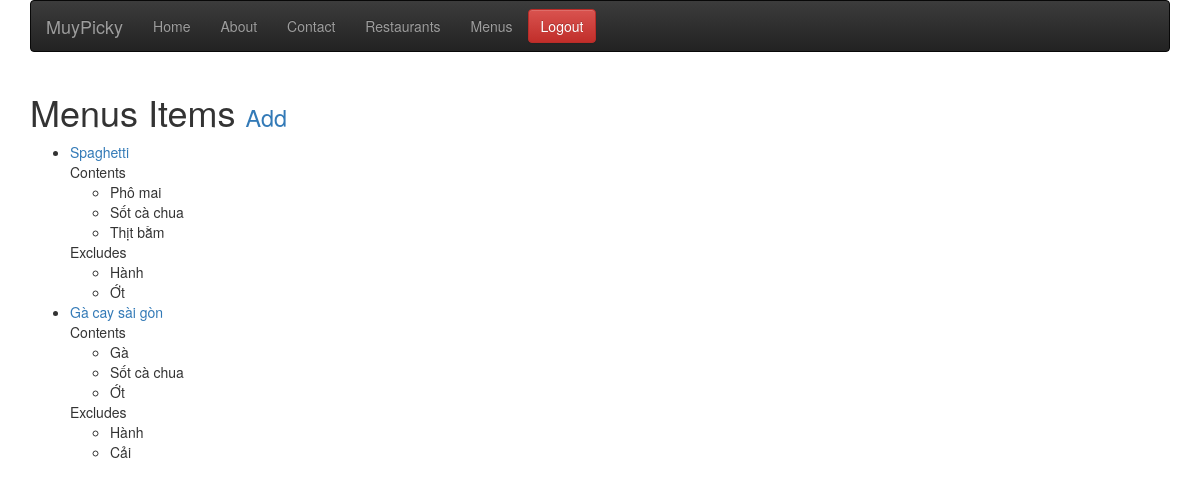
The app's page /items/ (signed in), older data.
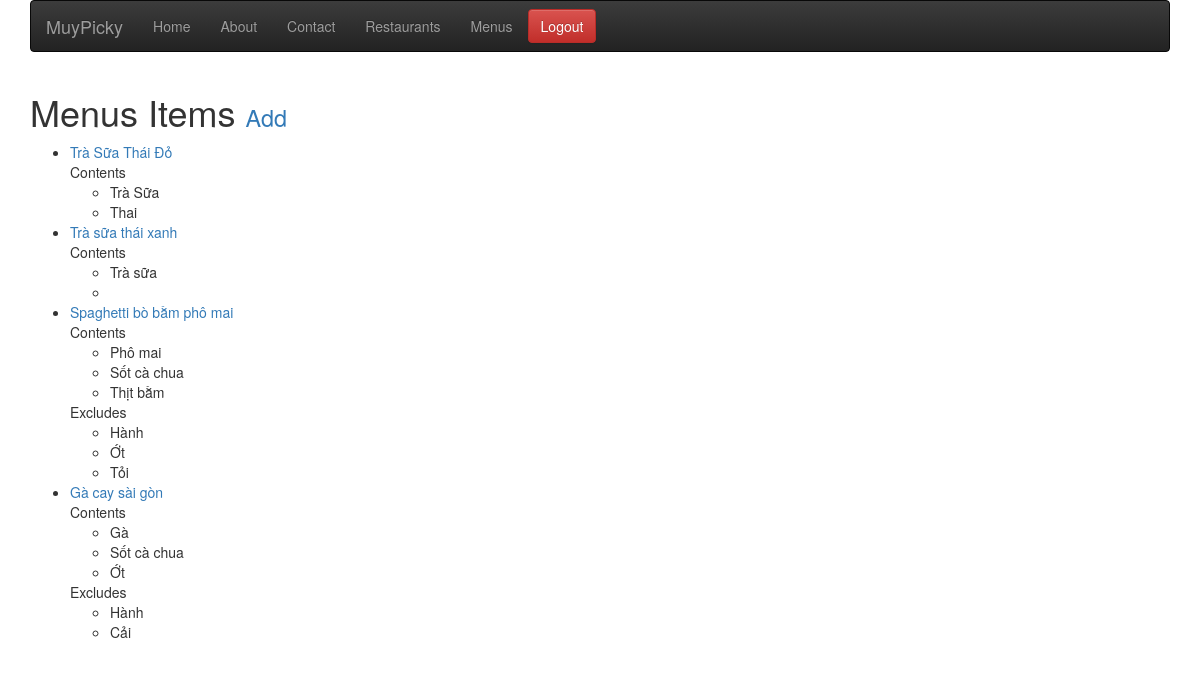
The same page, newer data.
### menus/models.py (models this page shows, shortened)
class Item(models.Model):
    user        = models.ForeignKey(settings.AUTH_USER_MODEL)
    restaurant  = models.ForeignKey(RestaurantLocation)
    name        = models.CharField(max_length=120)
    contents    = models.TextField(help_text='Seperate each item by comma')
    excludes    = models.TextField(blank=True, null=True, help_text='Seperate each item by comma')
    public      = models.BooleanField(default=True)
    timestamp   = models.DateTimeField(auto_now_add=True)
    updated     = models.DateTimeField(auto_now=True)
    class Meta:
        ordering = ['-updated', '-timestamp'] #item.objects.all()
    def get_contents(self):
        return self.contents.split(",")
    def get_excludes(self):
        return self.excludes.split(",")
    def get_absolute_url(self):
        return reverse('menus:detail', kwargs={'pk': self.pk})

### menus/views.py (the view)
class ItemListView(LoginRequiredMixin, ListView):
    def get_queryset(self):
        return Item.objects.filter(user = self.request.user)

### menus/templates/menus/item_list.html (shortened to what this page needs)
{% extends "base.html" %}
{% block content %}
<h1>Menus Items <small><a href='{% url "menus:create" %}'>Add</a></small></h1>
<ul>
        {% for obj in object_list  %}
            <li><a href='{{ obj.get_absolute_url }}'>{{obj.name}}</a><br/>
                {% if obj.contents %}
                    Contents
                    <ul>
                        {% for item in obj.get_contents  %}
                        <li>{{item}}</li>
                        {% endfor %}
                    </ul>
                {% endif %}
                {% if obj.excludes %}
                    Excludes
                    <ul>
                        {% for item in obj.get_excludes  %}
                        <li>{{item}}</li>
                        {% endfor %}
                    </ul>
                {% endif %}
            </li>
            {%empty%}
            <li><a href='{% url "menus:create" %}'>Add new Item</a></li>
        {% endfor %}
</ul>
{% endblock content %}

### templates/base.html (shortened to what this page needs)
<!DOCTYPE html>
<html lang="en">
<head>
    {% include "snippets/css.html" %}
</head>
<body>
    {% include "snippets/nav.html" %}
    <div class="container">
        {% block content %} {% endblock content %}
    </div>
</body>
</html>

### templates/snippets/css.html
<link rel="stylesheet" href="//netdna.bootstrapcdn.com/bootstrap/3.1.1/css/bootstrap.min.css">
<link rel="stylesheet" href="//netdna.bootstrapcdn.com/bootstrap/3.1.1/css/bootstrap-theme.min.css">

### templates/snippets/nav.html
<div class="container">
<nav class="navbar navbar-inverse">
        <div class="container-fluid">
                <div class="navbar-header">
                <a class="navbar-brand" href="#">MuyPicky</a>
                </div>
                <ul class="nav navbar-nav">
                        <li><a href='{% url "home" %}' >Home</a></li>
                        <li><a href='{% url "about" %}'>About</a></li>
                        <li><a href='{% url "contact" %}'>Contact</a></li>
                        {% if request.user.is_authenticated %}
                                <li><a href='{% url "restaurants:list" %}'>Restaurants</a></li>
                                <li><a href='{% url "menus:list" %}'>Menus</a></li>
                                <a class="btn btn-danger navbar-btn" role="button" href='{% url "logout" %}'>Logout</a>
                        {% else %}
                        <a class="btn btn-info navbar-btn" role="button" href='{% url "register" %}'>Register</a>
                        {% endif %}
                </ul>
        </div>
</nav>
</div>

Row changes from the older to the newer data that the page shows:
added Item: name "Trà Sữa Thái Đỏ", get_contents "Trà Sữa" "Thai"
added Item: name "Trà sữa thái xanh", get_contents "Trà sữa"
changed Item: name "Spaghetti" → "Spaghetti bò bằm phô mai"; excludes "Hành,\r\nỚt" → "Hành,\r\nỚt,\r\nTỏi" (drawn)
Text that changed along with them:
new list line: "Tỏi"
